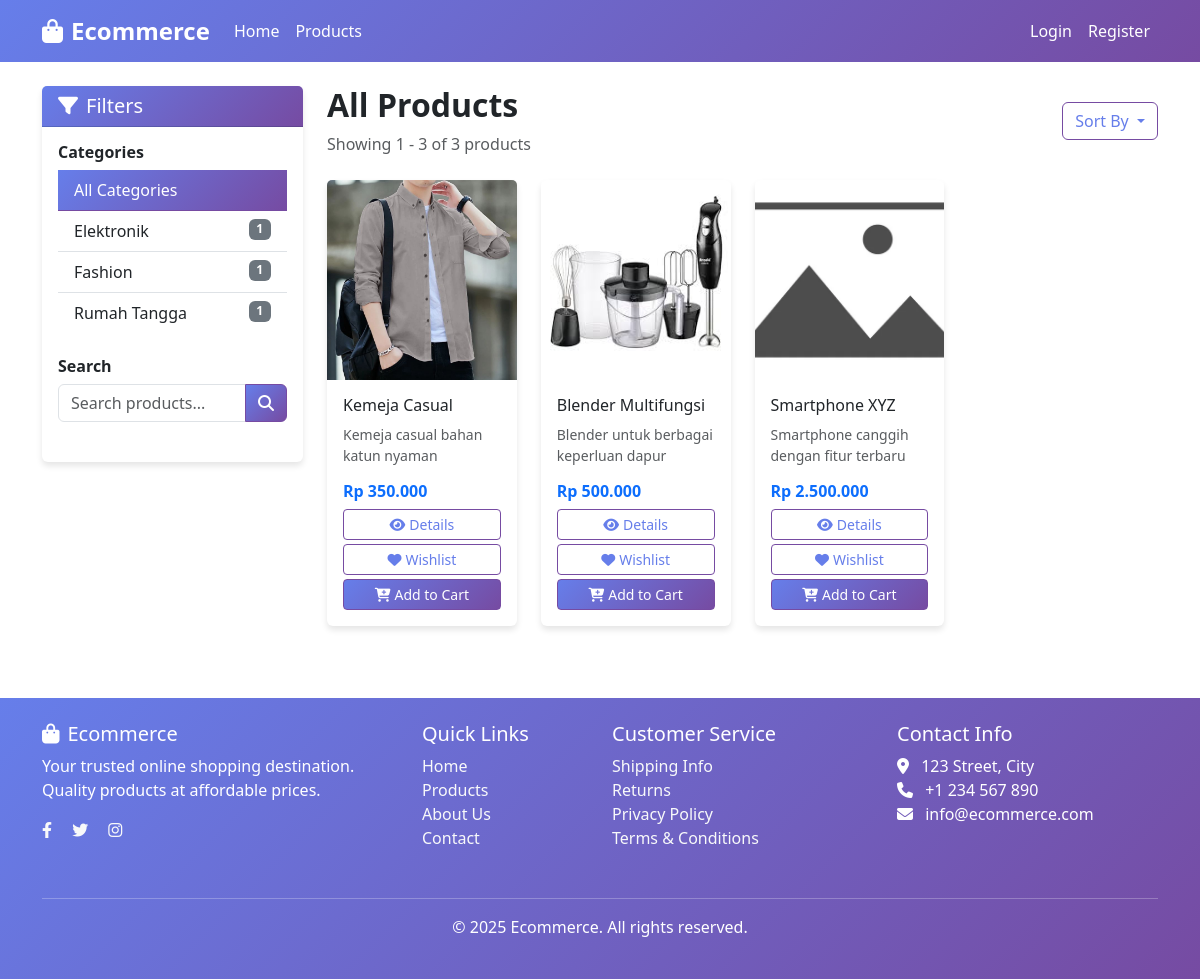
/home/products?sort=price_asc, run on the app's committed database.
### tables this page shows
CREATE TABLE `categories` (
  `category_id` int NOT NULL,
  `category_name` varchar(100) NOT NULL,
  `description` text,
  `created_at` timestamp NULL DEFAULT CURRENT_TIMESTAMP
);

CREATE TABLE `products` (
  `product_id` int NOT NULL,
  `product_name` varchar(255) NOT NULL,
  `description` text,
  `price` decimal(10,2) NOT NULL,
  `stock` int NOT NULL DEFAULT '0',
  `weight` decimal(8,2) DEFAULT '0.00',
  `category_id` int NOT NULL,
  `is_active` tinyint(1) DEFAULT '1',
  `created_at` timestamp NULL DEFAULT CURRENT_TIMESTAMP,
  `updated_at` timestamp NULL DEFAULT CURRENT_TIMESTAMP ON UPDATE CURRENT_TIMESTAMP
);

CREATE TABLE `product_images` (
  `image_id` int NOT NULL,
  `product_id` int NOT NULL,
  `image_url` varchar(255) NOT NULL,
  `is_primary` tinyint(1) DEFAULT '0',
  `created_at` timestamp NULL DEFAULT CURRENT_TIMESTAMP
);

### application/controllers/Home.php (called while the page is built, shortened)
<?php
class Home extends CI_Controller
{
    public function __construct()
    {
        $this->load->model('Product_model');
        $this->load->model('Category_model');
        $this->load->model('Cart_model');
        $this->load->model('Product_image_model');
    }
    public function products()
    {
        $category_id = $this->input->get('category');
        $search = $this->input->get('search');
        $sort = $this->input->get('sort') ?: 'newest';
        $config = array();
        $config['base_url'] = site_url('home/products');
        $config['per_page'] = 12;
        $config['uri_segment'] = 3;
        $config['reuse_query_string'] = TRUE;
        if ($category_id) {
            $config['total_rows'] = $this->Product_model->get_total_products_by_category($category_id);
            $data['products'] = $this->Product_model->get_products_by_category($category_id, $config['per_page'], $this->uri->segment(3));
        } elseif ($search) {
            $config['total_rows'] = $this->Product_model->get_total_search_products($search);
            $data['products'] = $this->Product_model->search_products($search, $config['per_page'], $this->uri->segment(3));
        } else {
            $config['total_rows'] = $this->Product_model->get_total_products();
            $data['products'] = $this->Product_model->get_products_sorted($sort, $config['per_page'], $this->uri->segment(3));
        }
        $config['full_tag_open'] = '<ul class="pagination justify-content-center">';
        $config['full_tag_close'] = '</ul>';
        $config['first_tag_open'] = '<li class="page-item">';
        $config['first_tag_close'] = '</li>';
        $config['last_tag_open'] = '<li class="page-item">';
        $config['last_tag_close'] = '</li>';
        $config['next_tag_open'] = '<li class="page-item">';
        $config['next_tag_close'] = '</li>';
        $config['prev_tag_open'] = '<li class="page-item">';
        $config['prev_tag_close'] = '</li>';
        $config['num_tag_open'] = '<li class="page-item">';
        $config['num_tag_close'] = '</li>';
        $config['cur_tag_open'] = '<li class="page-item active"><a class="page-link" href="#">';
        $config['cur_tag_close'] = '</a></li>';
        $config['attributes'] = array('class' => 'page-link');
        $this->pagination->initialize($config);
        $data['title'] = 'Products - Ecommerce';
        $data['categories'] = $this->Category_model->get_categories_with_count();
        $data['links'] = $this->pagination->create_links();
        $data['total_products'] = $config['total_rows'];
        $data['current_page'] = ($this->uri->segment(3)) ? $this->uri->segment(3) : 0;
        $data['per_page'] = $config['per_page'];
        $this->load->view('templates/header', $data);
        $this->load->view('home/products', $data);
        $this->load->view('templates/footer');
    }
}
?>

### index.php (called while the page is built, shortened)
<?php
require_once BASEPATH.'core/CodeIgniter.php';

### application/models/Category_model.php (called while the page is built, shortened)
<?php
class Category_model extends CI_Model
{
    public function get_categories_with_count()
    {
        $this->db->select('c.*, COUNT(p.product_id) as product_count');
        $this->db->from('categories c');
        $this->db->join('products p', 'c.category_id = p.category_id AND p.is_active = 1', 'left');
        $this->db->group_by('c.category_id');
        return $this->db->get()->result();
    }
}
?>

### application/models/Product_model.php (called while the page is built, shortened)
<?php
class Product_model extends CI_Model
{
    public function get_total_products()
    {
        $this->db->where('is_active', 1);
        return $this->db->count_all_results('products');
    }
    public function get_products_sorted($sort = 'newest', $limit = null, $offset = null)
    {
        $this->db->select('p.*, c.category_name');
        $this->db->from('products p');
        $this->db->join('categories c', 'p.category_id = c.category_id');
        $this->db->where('p.is_active', 1);
        switch ($sort) {
            case 'price_asc':
                $this->db->order_by('p.price', 'ASC');
                break;
        }
        if ($limit) {
            $this->db->limit($limit, $offset);
        }
        return $this->db->get()->result();
    }
}
?>

### application/models/Product_image_model.php (called while the page is built, shortened)
<?php
class Product_image_model extends CI_Model
{
    public function get_primary_image($product_id)
    {
        $this->db->where('product_id', $product_id);
        $this->db->where('is_primary', 1);
        return $this->db->get('product_images')->row();
    }
}
?>

### application/views/home/products.php (the view, shortened to what this page needs)
<div class="row">
    <div class="col-lg-3 mb-4">
        <div class="card">
            <div class="card-header bg-primary text-white">
                <h5 class="mb-0"><i class="fas fa-filter me-2"></i>Filters</h5>
            </div>
            <div class="card-body">
                <div class="mb-4">
                    <h6 class="fw-bold">Categories</h6>
                    <div class="list-group list-group-flush">
                        <a href="<?php echo site_url('home/products'); ?>"
                            class="list-group-item list-group-item-action <?php echo !$this->input->get('category') && !$this->input->get('search') ? 'active' : ''; ?>">
                            All Categories
                        </a>
                        <?php foreach ($categories as $category): ?>
                            <a href="<?php echo site_url('home/products?category=' . $category->category_id); ?>"
                                class="list-group-item list-group-item-action <?php echo $this->input->get('category') == $category->category_id ? 'active' : ''; ?>">
                                <?php echo $category->category_name; ?>
                                <?php if (isset($category->product_count)): ?>
                                    <span class="badge bg-secondary float-end"><?php echo $category->product_count; ?></span>
                                <?php endif; ?>
                            </a>
                        <?php endforeach; ?>
                    </div>
                </div>
                <div class="mb-4">
                    <h6 class="fw-bold">Search</h6>
                    <form action="<?php echo site_url('home/products'); ?>" method="get">
                        <div class="input-group">
                            <input type="text" name="search" class="form-control" placeholder="Search products..."
                                value="<?php echo $this->input->get('search'); ?>">
                            <button class="btn btn-primary" type="submit">
                                <i class="fas fa-search"></i>
                            </button>
                        </div>
                    </form>
                </div>
            </div>
        </div>
    </div>
    <div class="col-lg-9">
        <div class="d-flex justify-content-between align-items-center mb-4">
            <div>
                <h2 class="fw-bold">
                    <?php if ($this->input->get('category')): ?>
                        <?php
                        $category_name = '';
                        foreach ($categories as $cat) {
                            if ($cat->category_id == $this->input->get('category')) {
                                $category_name = $cat->category_name;
                                break;
                            }
                        }
                        echo $category_name . ' Products';
                        ?>
                    <?php elseif ($this->input->get('search')): ?>
                        Search Results for "<?php echo htmlspecialchars($this->input->get('search')); ?>"
                    <?php else: ?>
                        All Products
                    <?php endif; ?>
                </h2>
                <p class="text-muted mb-0">
                    Showing
                    <?php
                    $start = $current_page + 1;
                    $end = min($current_page + $per_page, $total_products);
                    echo $start . ' - ' . $end . ' of ' . $total_products . ' products';
                    ?>
                </p>
            </div>
            <div class="dropdown">
                <button class="btn btn-outline-secondary dropdown-toggle" type="button" data-bs-toggle="dropdown"
                    aria-expanded="false">
                    Sort By
                </button>
            </div>
        </div>
        <div class="row">
            <?php if (!empty($products)): ?>
                <?php foreach ($products as $product): ?>
                    <div class="col-xl-3 col-lg-4 col-md-6 mb-4">
                        <div class="card h-100 product-card">
                            <?php
                            $primary_image = $this->Product_image_model->get_primary_image($product->product_id);
                            $image_url = $primary_image ? base_url($primary_image->image_url) : base_url('assets/images/placeholder.jpg');
                            ?>
                            <img src="<?php echo $image_url; ?>" class="card-img-top product-image"
                                alt="<?php echo $product->product_name; ?>"
                                onerror="this.src='<?php echo base_url('assets/images/placeholder.jpg'); ?>'">
                            <div class="card-body d-flex flex-column">
                                <h6 class="card-title"><?php echo $product->product_name; ?></h6>
                                <p class="card-text flex-grow-1 small text-muted">
                                    <?php echo character_limiter($product->description, 60); ?>
                                </p>
                                <div class="mt-auto">
                                    <p class="card-text fw-bold text-primary h6 mb-2">
                                        Rp <?php echo number_format($product->price, 0, ',', '.'); ?>
                                    </p>
                                    <div class="d-grid gap-1">
                                        <a href="<?php echo site_url('home/product/' . $product->product_id); ?>"
                                            class="btn btn-outline-primary btn-sm">
                                            <i class="fas fa-eye me-1"></i>Details
                                        </a>
                                        <button class="btn btn-outline-danger btn-sm add-to-wishlist"
                                            data-product-id="<?php echo $product->product_id; ?>">
                                            <i class="fas fa-heart me-1"></i>Wishlist
                                        </button>
                                        <?php if ($product->stock > 0): ?>
                                            <button class="btn btn-primary btn-sm add-to-cart"
                                                data-product-id="<?php echo $product->product_id; ?>">
                                                <i class="fas fa-cart-plus me-1"></i>Add to Cart
                                            </button>
                                        <?php else: ?>
                                            <button class="btn btn-secondary btn-sm" disabled>
                                                <i class="fas fa-times me-1"></i>Out of Stock
                                            </button>
                                        <?php endif; ?>
                                    </div>
                                </div>
                            </div>
                        </div>
                    </div>
                <?php endforeach; ?>
            <?php endif; ?>
        </div>
    </div>
</div>

### application/views/templates/header.php (style rules this page uses)
:root { --primary-color: linear-gradient(135deg, #667eea 0%, #764ba2 100%); --text-color: #667eea; --border-color: #764ba2; }
.bg-primary { background: var(--primary-color); }
.btn { color: var(--text-color); border: 1px solid var(--border-color); }
.btn-primary { background: var(--primary-color); color: white; }
.list-group-item.active { color: white; background: var(--primary-color); border-color: var(--border-color); }
.card { transition: transform 0.3s ease; border: none; box-shadow: 0 4px 6px rgba(0, 0, 0, 0.1); }
.product-image { height: 200px; object-fit: cover; }

### application/views/home/products.php (style rules this page uses)
.product-card { transition: transform 0.3s ease, box-shadow 0.3s ease; }

### data on the page
categories: category_name "Elektronik", product_count "1"
categories: category_name "Fashion", product_count "1"
categories: category_name "Rumah Tangga", product_count "1"
products: product_images.image_url (picture), product_name "Kemeja Casual", description "Kemeja casual bahan katun nyaman", price "350.000"
products: product_images.image_url (picture), product_name "Blender Multifungsi", description "Blender untuk berbagai keperluan dapur", price "500.000"
products: shows a picture, product_name "Smartphone XYZ", description "Smartphone canggih dengan fitur terbaru", price "2.500.000"

### other printed values
$start "1"
$end "3"
$total_products "3"
